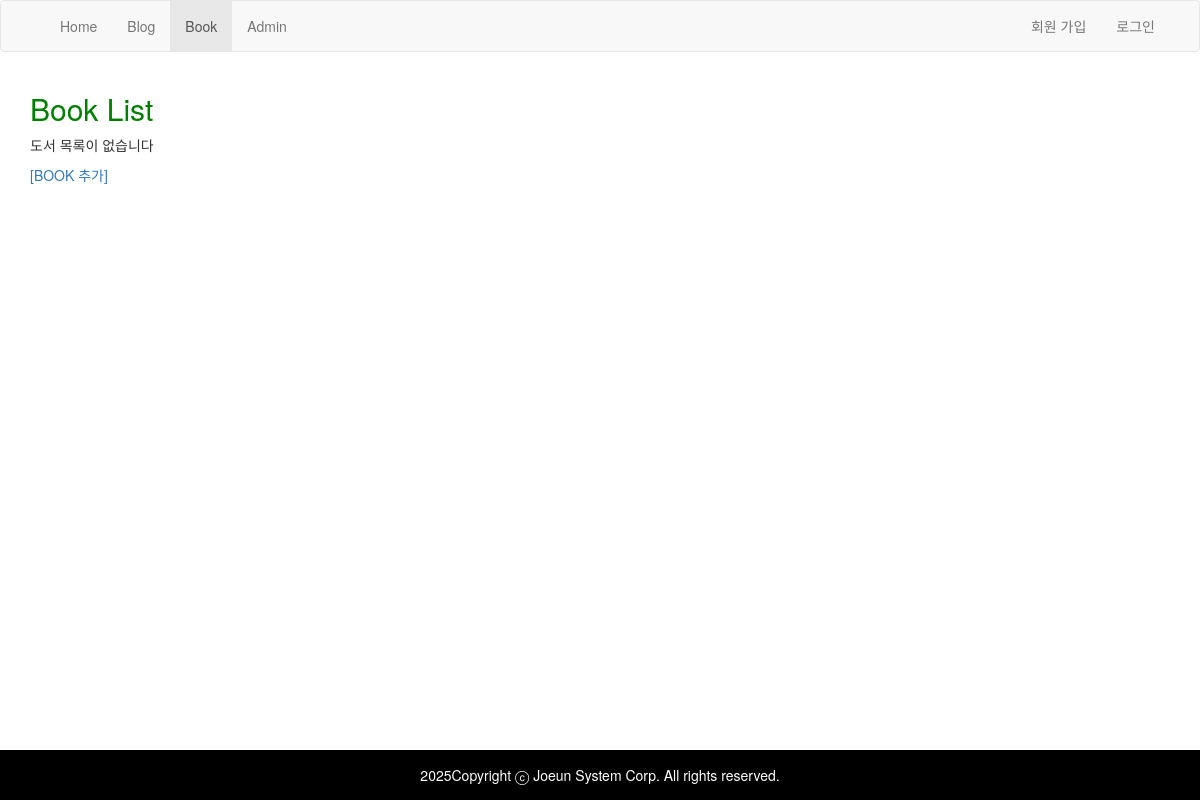
The app's page /book/, older data.
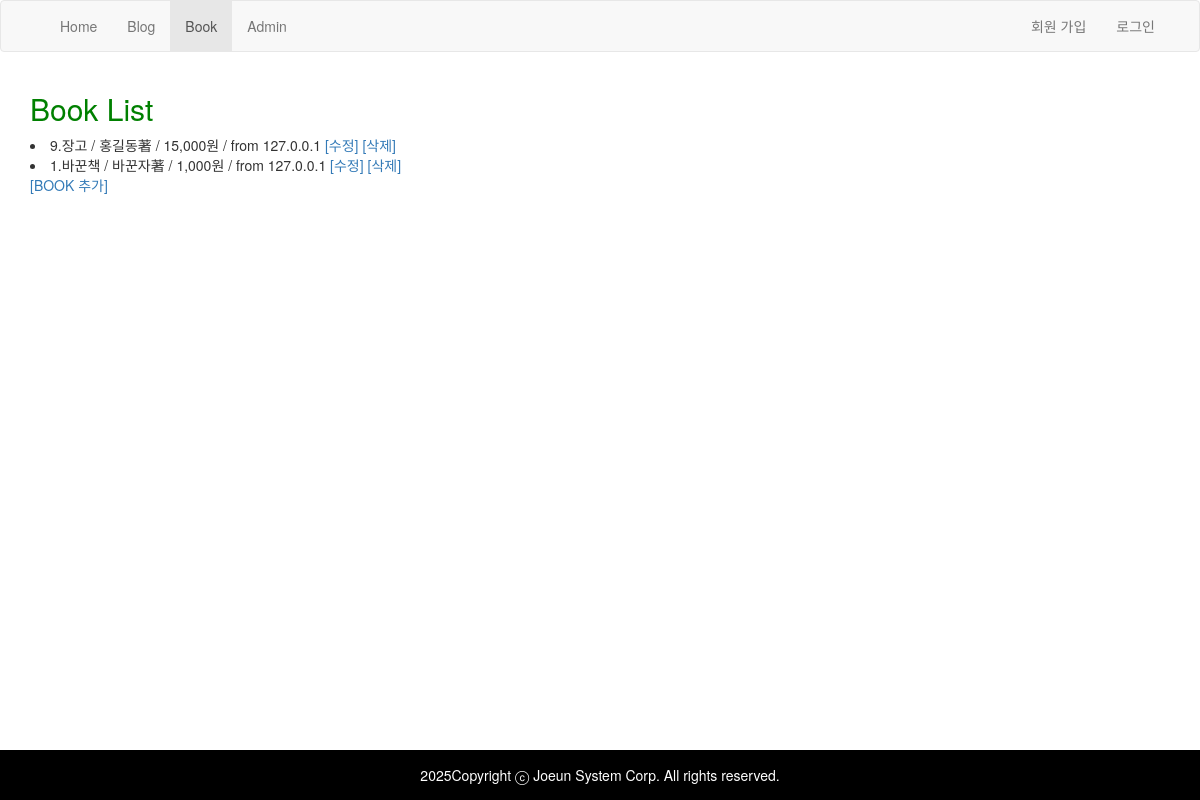
The same page, newer data.
### book/models.py (models this page shows, shortened)
class Book(models.Model):
  title  = models.CharField(verbose_name="책제목",
                            max_length=50)
  author = models.CharField(verbose_name="저자",
                    max_length=50,
                    validators=[#min_length_3_validator
                                MinLengthValidator(3) ])
  publisher = models.CharField(verbose_name="출판사",
                max_length=50, blank=True, null=True)
  publication_date = models.DateTimeField(auto_now_add=True)
  sales     = models.IntegerField(verbose_name="판매가",
                                  default=1000,
                                  validators=[MinValueValidator(0),
                                              MaxValueValidator(1000000)])
  ip        = models.GenericIPAddressField(blank=True, null=True)
  class Meta:
    ordering = ['-publication_date']
    unique_together = (('title','author'), )

### book/templates/book/book_list.html (shortened to what this page needs)
{% extends "base.html" %}
{% block content %}
 <h2>Book List</h2>
  {% load humanize %}
  {% for book in book_list %}
    <li>
       {{book.id}}.{{book.title}} / {{book.author}}著 / {{book.sales|intcomma }}원 /
       from {{book.ip}}
        <a href="{% url 'book:edit' book.id %}">[수정]</a>
        <a href="{% url 'book:delete' book.id %}">[삭제]</a>
    </li>
  {% empty %}
     <p>도서 목록이 없습니다</p>
  {% endfor %}
  <a href="{% url 'book:new' %}">[BOOK 추가]</a>
{% endblock  %}

### myproject/templates/base.html (shortened to what this page needs)
<!DOCTYPE html>
<html lang="en">
<head>
  <link rel="stylesheet" href="//maxcdn.bootstrapcdn.com/bootstrap/3.3.7/css/bootstrap.min.css" />
  {% load static %}
  <link href="{% static 'css/ex.css' %}" rel="stylesheet">
</head>
<body>
  {%include "header.html"%}
  <div class="container">
    {% block content %}
    {% endblock %}
  </div>
  {% include "footer.html" with year=2025 %}
</body>
</html>

### myproject/templates/header.html (shortened to what this page needs)
<nav class="navbar navbar-default">
    <div class="container">
        <div id="navbar" class="collapse navbar-collapse">
            <ul class="nav navbar-nav">
                <li class="{%if request.path == '/article/'%}active{%endif%}"><a href="{% url 'article:list' %}">Home</a></li>
                <li class="{%if request.path == '/blog/'%}active{%endif%}"><a href="{% url 'blog:index' %}">Blog</a></li>
                <li class="{%if request.path == '/book/'%}active{%endif%}"><a href="{% url 'book:list' %}">Book</a></li>
                <li><a href="/admin">Admin</a></li>
            </ul>
            <ul class="nav navbar-nav navbar-right">
                {% if not user.is_authenticated %}
                    <li><a href="{%url 'signup'%}">회원 가입 </a> </li>
                    <li><a href="{%url 'login'%}">로그인</a></li>
                {% else %}
                    <li><a href="#">{{user}}님</a></li>
                    <li><a href="{%url 'profile'%}">프로필</a> </li>
                    <li><a href="{%url 'logout'%}">로그아웃</a> </li>
                {% endif %}
            </ul>
        </div>
    </div>
</nav>

### myproject/templates/footer.html (shortened to what this page needs)
<!DOCTYPE html>
<html lang="en">
<head>
</head>
<body>
  <footer>
    <div class="copyright">{{ year }}Copyright ⓒ Joeun System Corp. All rights reserved.</div>
  </footer>
</body>
</html>

### myproject/static/css/ex.css (style rules this page uses)
h2 { color:green; }

### myproject/templates/footer.html (style rules this page uses)
footer { margin:5px auto; height: 150px; overflow: hidden; }
footer div:last-child { height:50px; line-height:50px; text-align:center; background-color:black; color:white; position: absolute; bottom: 0; width:100%; }

Row changes from the older to the newer data that the page shows:
added Book: id "9", title "장고", author "홍길동", sales "15,000", ip "127.0.0.1"
added Book: id "1", title "바꾼책", author "바꾼자", sales "1,000", ip "127.0.0.1"
Text that changed along with them:
text no longer shown: "도서 목록이 없습니다"
